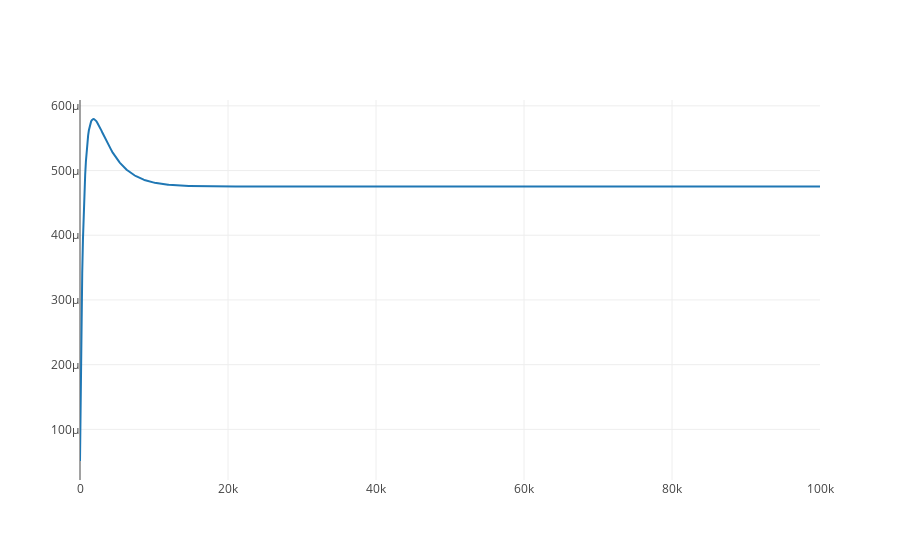

This figure's notebook cell:
### Code cell
Faizi.reset()
results = Faizi.simulate(start = 0, end = 1e5, steps = 1000,selections =['time','mu'])
Faizi.plot()

Faizi.steadyStateSelections = ['Ci_int','Energy','AminoAcid','mu']
values = Faizi.getSteadyStateValues()
selections = Faizi.steadyStateSelections
print(values)
print(selections)

### Figure 1 — Plotly figure (JSON) as saved in the notebook; plotly's stock layout.template omitted (floating-point values rounded to 4 significant figures; data arrays with more than 128 entries replaced by an {"elided": "..."} marker saying what was removed)
{"data": [{"type": "scatter", "x": {"elided": "1001 int values"}, "y": {"elided": "1001 float values"}, "name": "mu", "opacity": 1, "mode": "lines"}], "layout": {}}
